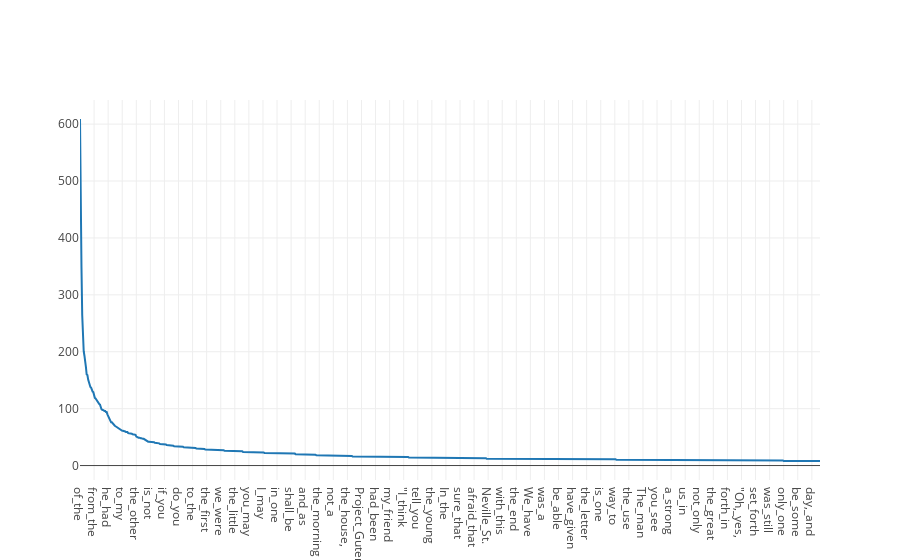

The cell this chart's notebook holds for it:
### Markdown cell above
## Recap
- Distribution of words is a __Zipf__ Curve
- Unique tokens and their frequencies are called __Unigrams__
## What do we not have ?
- Relative distribution of the words or relationship between words.
- Here we introduce __Bigrams__ : pairs of words that occur together.

### Code cell
def get_bigrams(corpus):
    bigrams = {}
    for sentence in corpus:
        for index, word in enumerate(sentence):
            if index > 0:
                pair  = (sentence[index - 1], word)
                if pair not in bigrams:
                    bigrams[pair] =0
                bigrams[pair] += 1
    return bigrams


# Note :: Try this with the smaller corpus first.

bigrams = get_bigrams(corpus)
sorted_bigrams = sorted(bigrams.items(), key = lambda x: x[1], reverse=True)

sorted_bigrams = sorted_bigrams[:1000] # RAM problems
#print(sorted_bigrams) 
#print(make_table(sorted_bigrams))
iplot([{"x" : ['_'.join(x) for x in list(zip(*sorted_bigrams))[0]], "y": list(zip(*sorted_bigrams))[1]}])

### Figure 1 — Plotly figure (JSON) as saved in the notebook; plotly's stock layout.template omitted (floating-point values rounded to 4 significant figures; data arrays with more than 128 entries replaced by an {"elided": "..."} marker saying what was removed)
{"data": [{"x": {"elided": "1000 str values"}, "y": {"elided": "1000 int values"}}], "layout": {}}
